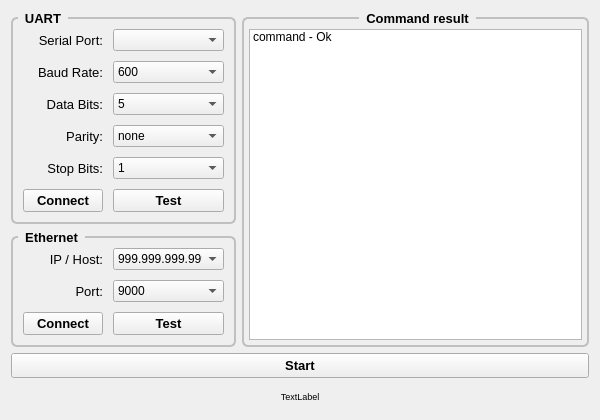
<?xml version="1.0" encoding="UTF-8"?>
<ui version="4.0">
 <class>Nemo</class>
 <widget class="QWidget" name="Nemo">
  <property name="geometry">
   <rect>
    <x>0</x>
    <y>0</y>
    <width>600</width>
    <height>420</height>
   </rect>
  </property>
  <property name="windowTitle">
   <string>Nemo_Terminalus_v0.2</string>
  </property>
  <layout class="QGridLayout" name="gridLayout">
   <item row="2" column="0">
    <widget class="QGroupBox" name="groupBox_ethernet">
     <property name="maximumSize">
      <size>
       <width>225</width>
       <height>16777215</height>
      </size>
     </property>
     <property name="font">
      <font>
       <pointsize>10</pointsize>
       <weight>75</weight>
       <italic>false</italic>
       <bold>true</bold>
      </font>
     </property>
     <property name="styleSheet">
      <string notr="true">QGroupBox {
    font: bold;
    border: 2px solid silver;
    border-radius: 6px;
    margin-top: 6px;
}

QGroupBox::title {
    subcontrol-origin: margin;
    left: 7px;
    padding: 0px 5px 0px 5px;
}</string>
     </property>
     <property name="title">
      <string>Ethernet</string>
     </property>
     <layout class="QGridLayout" name="gridLayout_7">
      <property name="leftMargin">
       <number>10</number>
      </property>
      <property name="topMargin">
       <number>10</number>
      </property>
      <property name="rightMargin">
       <number>10</number>
      </property>
      <property name="bottomMargin">
       <number>10</number>
      </property>
      <property name="spacing">
       <number>10</number>
      </property>
      <item row="0" column="0">
       <widget class="QLabel" name="label_ip_host">
        <property name="maximumSize">
         <size>
          <width>80</width>
          <height>16777215</height>
         </size>
        </property>
        <property name="font">
         <font>
          <pointsize>10</pointsize>
          <weight>50</weight>
          <bold>false</bold>
         </font>
        </property>
        <property name="layoutDirection">
         <enum>Qt::LeftToRight</enum>
        </property>
        <property name="lineWidth">
         <number>1</number>
        </property>
        <property name="text">
         <string>IP / Host:</string>
        </property>
        <property name="alignment">
         <set>Qt::AlignRight|Qt::AlignTrailing|Qt::AlignVCenter</set>
        </property>
        <property name="margin">
         <number>0</number>
        </property>
        <property name="indent">
         <number>0</number>
        </property>
       </widget>
      </item>
      <item row="2" column="1">
       <widget class="QPushButton" name="pushButton_net_test">
        <property name="font">
         <font>
          <pointsize>10</pointsize>
          <weight>75</weight>
          <bold>true</bold>
         </font>
        </property>
        <property name="text">
         <string>Test</string>
        </property>
       </widget>
      </item>
      <item row="0" column="1">
       <widget class="QComboBox" name="comboBox_net_ip">
        <item>
         <property name="text">
          <string>999.999.999.999</string>
         </property>
        </item>
       </widget>
      </item>
      <item row="2" column="0">
       <widget class="QPushButton" name="pushButton_net_connect">
        <property name="font">
         <font>
          <pointsize>10</pointsize>
          <weight>75</weight>
          <bold>true</bold>
         </font>
        </property>
        <property name="styleSheet">
         <string notr="true"/>
        </property>
        <property name="text">
         <string>Connect</string>
        </property>
       </widget>
      </item>
      <item row="1" column="1">
       <widget class="QComboBox" name="comboBox_net_port">
        <item>
         <property name="text">
          <string>9000</string>
         </property>
        </item>
       </widget>
      </item>
      <item row="1" column="0">
       <widget class="QLabel" name="label_port">
        <property name="font">
         <font>
          <pointsize>10</pointsize>
          <weight>50</weight>
          <bold>false</bold>
         </font>
        </property>
        <property name="text">
         <string>Port:</string>
        </property>
        <property name="alignment">
         <set>Qt::AlignRight|Qt::AlignTrailing|Qt::AlignVCenter</set>
        </property>
        <property name="indent">
         <number>0</number>
        </property>
       </widget>
      </item>
     </layout>
    </widget>
   </item>
   <item row="3" column="0" colspan="3">
    <widget class="QPushButton" name="pushButton_start_end">
     <property name="maximumSize">
      <size>
       <width>16777215</width>
       <height>40</height>
      </size>
     </property>
     <property name="font">
      <font>
       <pointsize>10</pointsize>
       <weight>75</weight>
       <bold>true</bold>
      </font>
     </property>
     <property name="text">
      <string>Start</string>
     </property>
    </widget>
   </item>
   <item row="4" column="0" colspan="3">
    <widget class="QLabel" name="label_link">
     <property name="maximumSize">
      <size>
       <width>16777215</width>
       <height>40</height>
      </size>
     </property>
     <property name="baseSize">
      <size>
       <width>0</width>
       <height>0</height>
      </size>
     </property>
     <property name="font">
      <font>
       <pointsize>7</pointsize>
      </font>
     </property>
     <property name="contextMenuPolicy">
      <enum>Qt::NoContextMenu</enum>
     </property>
     <property name="layoutDirection">
      <enum>Qt::LeftToRight</enum>
     </property>
     <property name="text">
      <string>TextLabel</string>
     </property>
     <property name="alignment">
      <set>Qt::AlignCenter</set>
     </property>
     <property name="indent">
      <number>-1</number>
     </property>
    </widget>
   </item>
   <item row="0" column="0" rowspan="2">
    <widget class="QGroupBox" name="groupBox_uart">
     <property name="maximumSize">
      <size>
       <width>500</width>
       <height>16777215</height>
      </size>
     </property>
     <property name="font">
      <font>
       <pointsize>10</pointsize>
       <weight>75</weight>
       <italic>false</italic>
       <bold>true</bold>
      </font>
     </property>
     <property name="styleSheet">
      <string notr="true">QGroupBox {
    font: bold;
    border: 2px solid silver;
    border-radius: 6px;
    margin-top: 6px;
}

QGroupBox::title {
    subcontrol-origin: margin;
    left: 7px;
    padding: 0px 5px 0px 5px;
}</string>
     </property>
     <property name="title">
      <string>UART</string>
     </property>
     <layout class="QGridLayout" name="gridLayout_6">
      <property name="leftMargin">
       <number>10</number>
      </property>
      <property name="topMargin">
       <number>10</number>
      </property>
      <property name="rightMargin">
       <number>10</number>
      </property>
      <property name="bottomMargin">
       <number>10</number>
      </property>
      <property name="spacing">
       <number>10</number>
      </property>
      <item row="0" column="0">
       <widget class="QLabel" name="label_serial_port">
        <property name="maximumSize">
         <size>
          <width>80</width>
          <height>16777215</height>
         </size>
        </property>
        <property name="font">
         <font>
          <pointsize>10</pointsize>
          <weight>50</weight>
          <bold>false</bold>
         </font>
        </property>
        <property name="layoutDirection">
         <enum>Qt::LeftToRight</enum>
        </property>
        <property name="lineWidth">
         <number>1</number>
        </property>
        <property name="text">
         <string>Serial Port:</string>
        </property>
        <property name="alignment">
         <set>Qt::AlignRight|Qt::AlignTrailing|Qt::AlignVCenter</set>
        </property>
        <property name="margin">
         <number>0</number>
        </property>
        <property name="indent">
         <number>0</number>
        </property>
       </widget>
      </item>
      <item row="2" column="1">
       <widget class="QComboBox" name="comboBox_uart_data_bits">
        <item>
         <property name="text">
          <string>5</string>
         </property>
        </item>
        <item>
         <property name="text">
          <string>6</string>
         </property>
        </item>
        <item>
         <property name="text">
          <string>7</string>
         </property>
        </item>
        <item>
         <property name="text">
          <string>8</string>
         </property>
        </item>
       </widget>
      </item>
      <item row="3" column="0">
       <widget class="QLabel" name="label_parity">
        <property name="font">
         <font>
          <pointsize>10</pointsize>
          <weight>50</weight>
          <bold>false</bold>
         </font>
        </property>
        <property name="text">
         <string>Parity:</string>
        </property>
        <property name="alignment">
         <set>Qt::AlignRight|Qt::AlignTrailing|Qt::AlignVCenter</set>
        </property>
        <property name="indent">
         <number>0</number>
        </property>
       </widget>
      </item>
      <item row="5" column="1">
       <widget class="QPushButton" name="pushButton_uart_test">
        <property name="font">
         <font>
          <pointsize>10</pointsize>
          <weight>75</weight>
          <bold>true</bold>
         </font>
        </property>
        <property name="text">
         <string>Test</string>
        </property>
       </widget>
      </item>
      <item row="2" column="0">
       <widget class="QLabel" name="label_data_bits">
        <property name="font">
         <font>
          <pointsize>10</pointsize>
          <weight>50</weight>
          <bold>false</bold>
         </font>
        </property>
        <property name="text">
         <string>Data Bits:</string>
        </property>
        <property name="alignment">
         <set>Qt::AlignRight|Qt::AlignTrailing|Qt::AlignVCenter</set>
        </property>
        <property name="indent">
         <number>0</number>
        </property>
       </widget>
      </item>
      <item row="3" column="1">
       <widget class="QComboBox" name="comboBox_uart_parity">
        <item>
         <property name="text">
          <string>none</string>
         </property>
        </item>
        <item>
         <property name="text">
          <string>even</string>
         </property>
        </item>
        <item>
         <property name="text">
          <string>odd</string>
         </property>
        </item>
        <item>
         <property name="text">
          <string>mark</string>
         </property>
        </item>
        <item>
         <property name="text">
          <string>space</string>
         </property>
        </item>
       </widget>
      </item>
      <item row="5" column="0">
       <widget class="QPushButton" name="pushButton_uart_connect">
        <property name="font">
         <font>
          <pointsize>10</pointsize>
          <weight>75</weight>
          <bold>true</bold>
         </font>
        </property>
        <property name="styleSheet">
         <string notr="true"/>
        </property>
        <property name="text">
         <string>Connect</string>
        </property>
       </widget>
      </item>
      <item row="4" column="1">
       <widget class="QComboBox" name="comboBox_uart_stop_bits">
        <item>
         <property name="text">
          <string>1</string>
         </property>
        </item>
        <item>
         <property name="text">
          <string>1.5</string>
         </property>
        </item>
        <item>
         <property name="text">
          <string>2</string>
         </property>
        </item>
       </widget>
      </item>
      <item row="0" column="1">
       <widget class="QComboBox" name="comboBox_uart_serial_port"/>
      </item>
      <item row="4" column="0">
       <widget class="QLabel" name="label_stop_bits">
        <property name="font">
         <font>
          <pointsize>10</pointsize>
          <weight>50</weight>
          <bold>false</bold>
         </font>
        </property>
        <property name="text">
         <string>Stop Bits:</string>
        </property>
        <property name="alignment">
         <set>Qt::AlignRight|Qt::AlignTrailing|Qt::AlignVCenter</set>
        </property>
        <property name="indent">
         <number>0</number>
        </property>
       </widget>
      </item>
      <item row="1" column="1">
       <widget class="QComboBox" name="comboBox_uart_baud_rate">
        <item>
         <property name="text">
          <string>600</string>
         </property>
        </item>
        <item>
         <property name="text">
          <string>1200</string>
         </property>
        </item>
        <item>
         <property name="text">
          <string>2400</string>
         </property>
        </item>
        <item>
         <property name="text">
          <string>4800</string>
         </property>
        </item>
        <item>
         <property name="text">
          <string>9600</string>
         </property>
        </item>
        <item>
         <property name="text">
          <string>14400</string>
         </property>
        </item>
        <item>
         <property name="text">
          <string>19200</string>
         </property>
        </item>
        <item>
         <property name="text">
          <string>28800</string>
         </property>
        </item>
        <item>
         <property name="text">
          <string>38400</string>
         </property>
        </item>
        <item>
         <property name="text">
          <string>56000</string>
         </property>
        </item>
        <item>
         <property name="text">
          <string>57600</string>
         </property>
        </item>
        <item>
         <property name="text">
          <string>115200</string>
         </property>
        </item>
        <item>
         <property name="text">
          <string>128000</string>
         </property>
        </item>
        <item>
         <property name="text">
          <string>256000</string>
         </property>
        </item>
       </widget>
      </item>
      <item row="1" column="0">
       <widget class="QLabel" name="label_baud_rate">
        <property name="font">
         <font>
          <pointsize>10</pointsize>
          <weight>50</weight>
          <bold>false</bold>
         </font>
        </property>
        <property name="text">
         <string>Baud Rate:</string>
        </property>
        <property name="alignment">
         <set>Qt::AlignRight|Qt::AlignTrailing|Qt::AlignVCenter</set>
        </property>
        <property name="indent">
         <number>0</number>
        </property>
       </widget>
      </item>
     </layout>
    </widget>
   </item>
   <item row="0" column="1" rowspan="3" colspan="2">
    <widget class="QGroupBox" name="groupBox_command">
     <property name="font">
      <font>
       <pointsize>10</pointsize>
       <weight>75</weight>
       <italic>false</italic>
       <bold>true</bold>
      </font>
     </property>
     <property name="styleSheet">
      <string notr="true">QGroupBox {
    font: bold;
    border: 2px solid silver;
    border-radius: 6px;
    margin-top: 6px;
}

QGroupBox::title {
    subcontrol-origin: margin;
	subcontrol-position: top center;
 
    padding: 0px 5px 0px 5px;
}</string>
     </property>
     <property name="title">
      <string>Command result</string>
     </property>
     <layout class="QGridLayout" name="gridLayout_8">
      <property name="leftMargin">
       <number>5</number>
      </property>
      <property name="topMargin">
       <number>10</number>
      </property>
      <property name="rightMargin">
       <number>5</number>
      </property>
      <property name="bottomMargin">
       <number>5</number>
      </property>
      <property name="spacing">
       <number>1</number>
      </property>
      <item row="1" column="0">
       <widget class="QListWidget" name="listWidget">
        <property name="styleSheet">
         <string notr="true"/>
        </property>
        <item>
         <property name="text">
          <string>command - Ok</string>
         </property>
         <property name="foreground">
          <brush brushstyle="NoBrush">
           <color alpha="255">
            <red>0</red>
            <green>0</green>
            <blue>0</blue>
           </color>
          </brush>
         </property>
        </item>
       </widget>
      </item>
     </layout>
    </widget>
   </item>
  </layout>
 </widget>
 <resources/>
 <connections/>
</ui>
